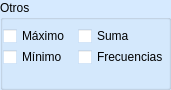
             <widget class="QGroupBox" name="grupoDeOpcionesDeOtrosEstadisticosDescriptivosBasicos_2">
              <property name="geometry">
               <rect>
                <x>9</x>
                <y>390</y>
                <width>171</width>
                <height>90</height>
               </rect>
              </property>
              <property name="palette">
               <palette>
                <active>
                 <colorrole role="WindowText">
                  <brush brushstyle="SolidPattern">
                   <color alpha="255">
                    <red>0</red>
                    <green>0</green>
                    <blue>0</blue>
                   </color>
                  </brush>
                 </colorrole>
                 <colorrole role="Button">
                  <brush brushstyle="SolidPattern">
                   <color alpha="33">
                    <red>84</red>
                    <green>171</green>
                    <blue>255</blue>
                   </color>
                  </brush>
                 </colorrole>
                 <colorrole role="Light">
                  <brush brushstyle="SolidPattern">
                   <color alpha="33">
                    <red>212</red>
                    <green>234</green>
                    <blue>255</blue>
                   </color>
                  </brush>
                 </colorrole>
                 <colorrole role="Midlight">
                  <brush brushstyle="SolidPattern">
                   <color alpha="33">
                    <red>148</red>
                    <green>202</green>
                    <blue>255</blue>
                   </color>
                  </brush>
                 </colorrole>
                 <colorrole role="Dark">
                  <brush brushstyle="SolidPattern">
                   <color alpha="33">
                    <red>42</red>
                    <green>85</green>
                    <blue>127</blue>
                   </color>
                  </brush>
                 </colorrole>
                 <colorrole role="Mid">
                  <brush brushstyle="SolidPattern">
                   <color alpha="33">
                    <red>56</red>
                    <green>114</green>
                    <blue>170</blue>
                   </color>
                  </brush>
                 </colorrole>
                 <colorrole role="Text">
                  <brush brushstyle="SolidPattern">
                   <color alpha="255">
                    <red>0</red>
                    <green>0</green>
                    <blue>0</blue>
                   </color>
                  </brush>
                 </colorrole>
                 <colorrole role="BrightText">
                  <brush brushstyle="SolidPattern">
                   <color alpha="255">
                    <red>255</red>
                    <green>255</green>
                    <blue>255</blue>
                   </color>
                  </brush>
                 </colorrole>
                 <colorrole role="ButtonText">
                  <brush brushstyle="SolidPattern">
                   <color alpha="255">
                    <red>0</red>
                    <green>0</green>
                    <blue>0</blue>
                   </color>
                  </brush>
                 </colorrole>
                 <colorrole role="Base">
                  <brush brushstyle="SolidPattern">
                   <color alpha="255">
                    <red>255</red>
                    <green>255</green>
                    <blue>255</blue>
                   </color>
                  </brush>
                 </colorrole>
                 <colorrole role="Window">
                  <brush brushstyle="SolidPattern">
                   <color alpha="33">
                    <red>84</red>
                    <green>171</green>
                    <blue>255</blue>
                   </color>
                  </brush>
                 </colorrole>
                 <colorrole role="Shadow">
                  <brush brushstyle="SolidPattern">
                   <color alpha="255">
                    <red>0</red>
                    <green>0</green>
                    <blue>0</blue>
                   </color>
                  </brush>
                 </colorrole>
                 <colorrole role="AlternateBase">
                  <brush brushstyle="SolidPattern">
                   <color alpha="144">
                    <red>169</red>
                    <green>213</green>
                    <blue>255</blue>
                   </color>
                  </brush>
                 </colorrole>
                 <colorrole role="ToolTipBase">
                  <brush brushstyle="SolidPattern">
                   <color alpha="255">
                    <red>255</red>
                    <green>255</green>
                    <blue>220</blue>
                   </color>
                  </brush>
                 </colorrole>
                 <colorrole role="ToolTipText">
                  <brush brushstyle="SolidPattern">
                   <color alpha="255">
                    <red>0</red>
                    <green>0</green>
                    <blue>0</blue>
                   </color>
                  </brush>
                 </colorrole>
                </active>
                <inactive>
                 <colorrole role="WindowText">
                  <brush brushstyle="SolidPattern">
                   <color alpha="255">
                    <red>0</red>
                    <green>0</green>
                    <blue>0</blue>
                   </color>
                  </brush>
                 </colorrole>
                 <colorrole role="Button">
                  <brush brushstyle="SolidPattern">
                   <color alpha="33">
                    <red>84</red>
                    <green>171</green>
                    <blue>255</blue>
                   </color>
                  </brush>
                 </colorrole>
                 <colorrole role="Light">
                  <brush brushstyle="SolidPattern">
                   <color alpha="33">
                    <red>212</red>
                    <green>234</green>
                    <blue>255</blue>
                   </color>
                  </brush>
                 </colorrole>
                 <colorrole role="Midlight">
                  <brush brushstyle="SolidPattern">
                   <color alpha="33">
                    <red>148</red>
                    <green>202</green>
                    <blue>255</blue>
                   </color>
                  </brush>
                 </colorrole>
                 <colorrole role="Dark">
                  <brush brushstyle="SolidPattern">
                   <color alpha="33">
                    <red>42</red>
                    <green>85</green>
                    <blue>127</blue>
                   </color>
                  </brush>
                 </colorrole>
                 <colorrole role="Mid">
                  <brush brushstyle="SolidPattern">
                   <color alpha="33">
                    <red>56</red>
                    <green>114</green>
                    <blue>170</blue>
                   </color>
                  </brush>
                 </colorrole>
                 <colorrole role="Text">
                  <brush brushstyle="SolidPattern">
                   <color alpha="255">
                    <red>0</red>
                    <green>0</green>
                    <blue>0</blue>
                   </color>
                  </brush>
                 </colorrole>
                 <colorrole role="BrightText">
                  <brush brushstyle="SolidPattern">
                   <color alpha="255">
                    <red>255</red>
                    <green>255</green>
                    <blue>255</blue>
                   </color>
                  </brush>
                 </colorrole>
                 <colorrole role="ButtonText">
                  <brush brushstyle="SolidPattern">
                   <color alpha="255">
                    <red>0</red>
                    <green>0</green>
                    <blue>0</blue>
                   </color>
                  </brush>
                 </colorrole>
                 <colorrole role="Base">
                  <brush brushstyle="SolidPattern">
                   <color alpha="255">
                    <red>255</red>
                    <green>255</green>
                    <blue>255</blue>
                   </color>
                  </brush>
                 </colorrole>
                 <colorrole role="Window">
                  <brush brushstyle="SolidPattern">
                   <color alpha="33">
                    <red>84</red>
                    <green>171</green>
                    <blue>255</blue>
                   </color>
                  </brush>
                 </colorrole>
                 <colorrole role="Shadow">
                  <brush brushstyle="SolidPattern">
                   <color alpha="255">
                    <red>0</red>
                    <green>0</green>
                    <blue>0</blue>
                   </color>
                  </brush>
                 </colorrole>
                 <colorrole role="AlternateBase">
                  <brush brushstyle="SolidPattern">
                   <color alpha="144">
                    <red>169</red>
                    <green>213</green>
                    <blue>255</blue>
                   </color>
                  </brush>
                 </colorrole>
                 <colorrole role="ToolTipBase">
                  <brush brushstyle="SolidPattern">
                   <color alpha="255">
                    <red>255</red>
                    <green>255</green>
                    <blue>220</blue>
                   </color>
                  </brush>
                 </colorrole>
                 <colorrole role="ToolTipText">
                  <brush brushstyle="SolidPattern">
                   <color alpha="255">
                    <red>0</red>
                    <green>0</green>
                    <blue>0</blue>
                   </color>
                  </brush>
                 </colorrole>
                </inactive>
                <disabled>
                 <colorrole role="WindowText">
                  <brush brushstyle="SolidPattern">
                   <color alpha="33">
                    <red>42</red>
                    <green>85</green>
                    <blue>127</blue>
                   </color>
                  </brush>
                 </colorrole>
                 <colorrole role="Button">
                  <brush brushstyle="SolidPattern">
                   <color alpha="33">
                    <red>84</red>
                    <green>171</green>
                    <blue>255</blue>
                   </color>
                  </brush>
                 </colorrole>
                 <colorrole role="Light">
                  <brush brushstyle="SolidPattern">
                   <color alpha="33">
                    <red>212</red>
                    <green>234</green>
                    <blue>255</blue>
                   </color>
                  </brush>
                 </colorrole>
                 <colorrole role="Midlight">
                  <brush brushstyle="SolidPattern">
                   <color alpha="33">
                    <red>148</red>
                    <green>202</green>
                    <blue>255</blue>
                   </color>
                  </brush>
                 </colorrole>
                 <colorrole role="Dark">
                  <brush brushstyle="SolidPattern">
                   <color alpha="33">
                    <red>42</red>
                    <green>85</green>
                    <blue>127</blue>
                   </color>
                  </brush>
                 </colorrole>
                 <colorrole role="Mid">
                  <brush brushstyle="SolidPattern">
                   <color alpha="33">
                    <red>56</red>
                    <green>114</green>
                    <blue>170</blue>
                   </color>
                  </brush>
                 </colorrole>
                 <colorrole role="Text">
                  <brush brushstyle="SolidPattern">
                   <color alpha="33">
                    <red>42</red>
                    <green>85</green>
                    <blue>127</blue>
                   </color>
                  </brush>
                 </colorrole>
                 <colorrole role="BrightText">
                  <brush brushstyle="SolidPattern">
                   <color alpha="255">
                    <red>255</red>
                    <green>255</green>
                    <blue>255</blue>
                   </color>
                  </brush>
                 </colorrole>
                 <colorrole role="ButtonText">
                  <brush brushstyle="SolidPattern">
                   <color alpha="33">
                    <red>42</red>
                    <green>85</green>
                    <blue>127</blue>
                   </color>
                  </brush>
                 </colorrole>
                 <colorrole role="Base">
                  <brush brushstyle="SolidPattern">
                   <color alpha="33">
                    <red>84</red>
                    <green>171</green>
                    <blue>255</blue>
                   </color>
                  </brush>
                 </colorrole>
                 <colorrole role="Window">
                  <brush brushstyle="SolidPattern">
                   <color alpha="33">
                    <red>84</red>
                    <green>171</green>
                    <blue>255</blue>
                   </color>
                  </brush>
                 </colorrole>
                 <colorrole role="Shadow">
                  <brush brushstyle="SolidPattern">
                   <color alpha="255">
                    <red>0</red>
                    <green>0</green>
                    <blue>0</blue>
                   </color>
                  </brush>
                 </colorrole>
                 <colorrole role="AlternateBase">
                  <brush brushstyle="SolidPattern">
                   <color alpha="33">
                    <red>84</red>
                    <green>171</green>
                    <blue>255</blue>
                   </color>
                  </brush>
                 </colorrole>
                 <colorrole role="ToolTipBase">
                  <brush brushstyle="SolidPattern">
                   <color alpha="255">
                    <red>255</red>
                    <green>255</green>
                    <blue>220</blue>
                   </color>
                  </brush>
                 </colorrole>
                 <colorrole role="ToolTipText">
                  <brush brushstyle="SolidPattern">
                   <color alpha="255">
                    <red>0</red>
                    <green>0</green>
                    <blue>0</blue>
                   </color>
                  </brush>
                 </colorrole>
                </disabled>
               </palette>
              </property>
              <property name="autoFillBackground">
               <bool>true</bool>
              </property>
              <property name="title">
               <string>Otros</string>
              </property>
              <widget class="QCheckBox" name="maximoEstadisticosDescriptivosUnivariados">
               <property name="geometry">
                <rect>
                 <x>3</x>
                 <y>24</y>
                 <width>75</width>
                 <height>24</height>
                </rect>
               </property>
               <property name="text">
                <string>Máximo</string>
               </property>
              </widget>
              <widget class="QCheckBox" name="sumaEstadisticosDescriptivosUnivariados">
               <property name="geometry">
                <rect>
                 <x>78</x>
                 <y>24</y>
                 <width>69</width>
                 <height>24</height>
                </rect>
               </property>
               <property name="text">
                <string>Suma</string>
               </property>
              </widget>
              <widget class="QCheckBox" name="minimoEstadisticosDescriptivosUnivariados">
               <property name="geometry">
                <rect>
                 <x>3</x>
                 <y>45</y>
                 <width>75</width>
                 <height>24</height>
                </rect>
               </property>
               <property name="text">
                <string>Mínimo</string>
               </property>
              </widget>
              <widget class="QCheckBox" name="mostrarFrecuenciasEstadisticosDescriptivosUnivariados">
               <property name="geometry">
                <rect>
                 <x>78</x>
                 <y>45</y>
                 <width>91</width>
                 <height>24</height>
                </rect>
               </property>
               <property name="text">
                <string>Frecuencias</string>
               </property>
              </widget>
             </widget>
